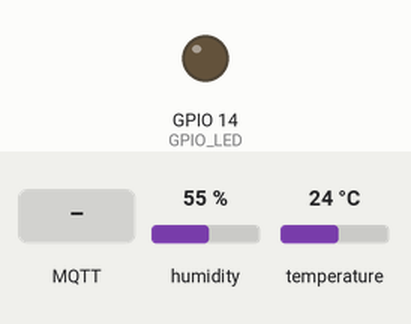
Simulated run of this program. Board: ESP32. Shown: output pins drawn as LEDs (lit = HIGH). Inputs (shaded band) come from the test bench; at power-on: humidity 55 %, temperature 24 °C. WiFi joins after 1.5 s; servers stay silent unless stated; no MQTT or app messages arrive unless stated; what the program prints to the serial monitor is not drawn.

Above: at 2.8 s.
2.9 s: MQTT message "1" arrives on the first subscribed topic
At 5.1 s:
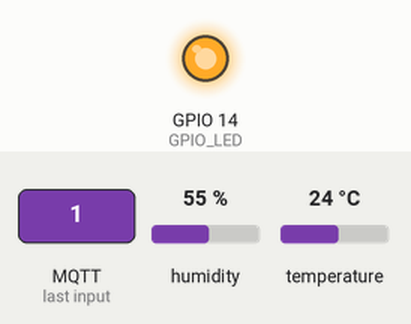
7.1 s: MQTT message "2" arrives on the first subscribed topic
At 8.6 s:
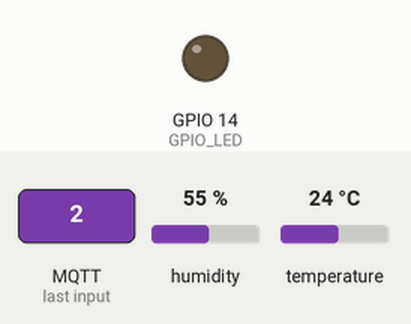
Timing chart, 0 to 10.1 s (numbered marks = the images above; inputs shaded):
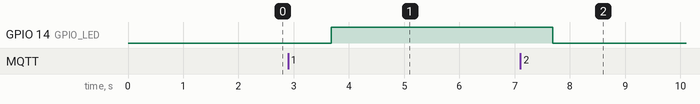

Measured:
- after the input at 2.9 s, GPIO 14 (GPIO_LED): LOW → HIGH after 0.78 s
- after the input at 7.1 s, GPIO 14 (GPIO_LED): HIGH → LOW after 0.59 s

The program:

main.cpp
```cpp
#include <Arduino.h>
#include <WiFi.h>
#include <Adafruit_Sensor.h>
#include "TemperatureStub.h"
#include <PubSubClient.h>

// sensor dhht22
#include <DHT.h>
#define DHTPIN 27
#define DHTTYPE DHT22
TemperatureStub *myTemp;

// Definition du led

const int GPIO_LED = 14; // GPIO14
// Variable pour la connection Wifi
/*const char *SSID = "EcoleDuWeb2.4g";
const char *PASSWORD = "EcoleDuWEB";
const char USERNAME[] = "paul";
const char MQTT_PASS[] = "Savoir7$";
const char MQTT_SERVER[] = "172.16.5.103";*/

const char *SSID = "Helix-34";
const char *PASSWORD = "Qwerty122";
const char USERNAME[] = "polo";
const char MQTT_PASS[] = "polo";
const char MQTT_SERVER[] = "10.0.0.135";

const uint16_t MQTT_PORT = 1883;
const char MQTT_CLIENT[] = "ESP32_MQTT";

const char TOPIC_SUB[] = "etat_temp";
const char TOPIC_PUB[] = "esp32/temperature";

char bufferTemperature[100]; // le buffer permet de stocker la valeur de la température et de la convertir en string
float temperature = 0.0f;    // la température du sensor dht22
float temperaturePrecedente = 0.0f;
char bufferEtat[100]; // le buffer permet de stocker la valeur de la température et de la convertir en string
int valeurEtat = 0;
char *p;

void messageHandler(char *topic, uint8_t *payload, unsigned int len)
{
  Serial.print(topic);
  Serial.print(" etat de la temperature: ");
  for (uint16_t i = 0; i < len; ++i)
    valeurEtat = (char)payload[i] - '0';
  Serial.println(valeurEtat);

  Serial.println();
  if (valeurEtat == 1)
  {
    digitalWrite(GPIO_LED, HIGH);
  }
  else if (valeurEtat == 2)
  {
    /*si la température est basse*/
    digitalWrite(GPIO_LED, LOW);
  }
  else if (valeurEtat == 0)
  {
    /*si la température est normale*/
    digitalWrite(GPIO_LED, LOW);
  }
}

void mqttPubSub(void)
{
  WiFiClient client;
  PubSubClient mqtt(client);

  mqtt.setServer(MQTT_SERVER, MQTT_PORT);

  mqtt.setCallback(messageHandler);

  while (1)
  {
    if (!mqtt.connected())
    {
      Serial.print("Connecting to MQTT broker \"");
      Serial.print(MQTT_SERVER);
      Serial.println("\"...");
      if (mqtt.connect(MQTT_CLIENT))
      {
        Serial.println("Connected to MQTT broker");
        if (!mqtt.subscribe(TOPIC_SUB))
        {
          Serial.println("Error subscribing to the topic!");
        }
      }
      else
      {
        Serial.println("Failed to connect to MQTT!");
        delay(1000);
      }
    }
    else
    {
      mqtt.loop();
      temperaturePrecedente = temperature;
      temperature = myTemp->getTemperature();
      // comparaison de la temperature precedente et la temperature actuelle
      if (temperature != temperaturePrecedente)
      {
        sprintf(bufferTemperature, "%4.1f", temperature);
        Serial.println(bufferTemperature);
        if (!mqtt.publish(TOPIC_PUB, String(bufferTemperature).c_str()))
        {
          Serial.println("Error publishing uptime topic!");
        }
      }

      delay(1000);
    }
  }
}
void setup()
{

  Serial.begin(9600);
  delay(100);

  Serial.println();

  WiFi.mode(WIFI_STA);
  WiFi.begin(SSID, PASSWORD);

  Serial.print("Connecting to SSID \"");
  Serial.println(SSID);

  while (!WiFi.isConnected()) // en attente de la connection
  {
    Serial.print(".");
    delay(500);
  }

  Serial.println(); // connection est établie
  Serial.print("Connected to WiFi with IP ");
  Serial.println(WiFi.localIP());

  // Initialisation de led
  pinMode(GPIO_LED, OUTPUT);
  // Gestion de la temperature
  myTemp = new TemperatureStub();
  myTemp->init(DHTPIN, DHT22);
  temperature = myTemp->getTemperature();
  sprintf(bufferTemperature, "%4.1f", temperature);
}

void loop()
{
  mqttPubSub();
  Serial.println("Fin du programme");
}
```

TemperatureStub.cpp
```cpp
/**
    Gestion de la température du Four (STUB)
    @file TemperatureStub.cpp
    @author Alain Dubé
    @version 1.0 17/03/21
*/

#include "TemperatureStub.h"

void TemperatureStub::init(int _inputPinUsed, int _typeSensorUsed){
    inputPinUsed = _inputPinUsed;
    typeSensorUsed = _typeSensorUsed;

    dht = new DHT(inputPinUsed, typeSensorUsed);
    dht->begin();
    }

bool TemperatureStub::setUniteUsed(int _UniteUsed){
   if((_UniteUsed>=0) && (_UniteUsed<=1)){
        UniteUsed = _UniteUsed;
        return(true);
        }
    return(false);
    }

//Return -999 if error
float TemperatureStub::getTemperature(){
    float t = dht->readTemperature();
    // Check if any reads failed and exit early (to try again).
    if (isnan(t)) {
        t = lastTemperatureRead;
        }
    lastTemperatureRead = t;
    return(t);
    }
```

TemperatureStub.h
```cpp
/**
    Class MyButton : Gestion de la température (senseur) STUB
    @file MyButton.h
    @author Alain Dubé
    @version 1.0 17/03/21

    Historique des versions
                            Versions  Date      Auteur      Description
                            1.0      17/03/21   Ald         Première version de la classe


    platform = espressif32
    board = esp32doit-devkit-v1
    framework = arduino
    lib_deps =
        Aucune
    Autres librairies (à copier dans le répertoire lib)
        DHT
    GPIO
        DHTPIN  15   // Définition de la Pin utilisée par le senseur DHT11 / DHT22
    TYPES possibles
        DHTTYPE DHT11 ou DTH22  //Le type de senseur utilisé ( DHT22 a plus de précision)
    Exemple d'utilisation
        #include "TemperatureStub.h"
        temperatureStub = new TemperatureStub;
        temperatureStub->init(DHTPIN, DHTTYPE); //Pin 15 et Type DHT11
        float t = temperatureStub->getTemperature();

**/

#include <Arduino.h>

#ifndef TEMPERATURE_STUB_H
#define TEMPERATURE_STUB_H
#include "DHT.h"
using namespace std;

class TemperatureStub  {
    public:
        void init(int _inputPinUsed = 15, int _typeSensorUsed = DHT11);
        ////0 : Celcius   1:Far
        bool setUniteUsed(int _UniteUsed = 0);
        //Retourne la température su senseur
        float getTemperature();

    private :

        //here we use 14 of ESP32 to read data
        int inputPinUsed =  15;
        int typeSensorUsed =  DHT11;
        int UniteUsed = 0; //0 : Celcius   1:Far
        DHT *dht = NULL;
        float lastTemperatureRead = -999;

};
#endif
```
